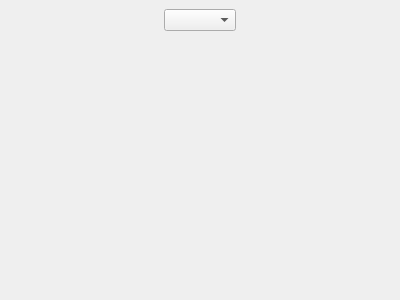
<ui version="4.0" >
 <author></author>
 <comment></comment>
 <exportmacro></exportmacro>
 <class>DialpadWidget</class>
 <widget class="QWidget" name="DialpadWidget" >
  <property name="geometry" >
   <rect>
    <x>0</x>
    <y>0</y>
    <width>400</width>
    <height>300</height>
   </rect>
  </property>
  <layout class="QVBoxLayout" >
   <property name="margin" >
    <number>9</number>
   </property>
   <property name="spacing" >
    <number>6</number>
   </property>
   <item>
    <widget class="QFrame" name="topFrame" >
     <layout class="QHBoxLayout" >
      <property name="margin" >
       <number>0</number>
      </property>
      <property name="spacing" >
       <number>6</number>
      </property>
      <item>
       <layout class="QHBoxLayout" >
        <property name="margin" >
         <number>0</number>
        </property>
        <property name="spacing" >
         <number>6</number>
        </property>
        <item>
         <spacer>
          <property name="orientation" >
           <enum>Qt::Horizontal</enum>
          </property>
          <property name="sizeHint" >
           <size>
            <width>127</width>
            <height>20</height>
           </size>
          </property>
         </spacer>
        </item>
        <item>
         <widget class="UpQComboBox" name="audioSmileysComboBox" />
        </item>
        <item>
         <spacer>
          <property name="orientation" >
           <enum>Qt::Horizontal</enum>
          </property>
          <property name="sizeHint" >
           <size>
            <width>127</width>
            <height>20</height>
           </size>
          </property>
         </spacer>
        </item>
       </layout>
      </item>
     </layout>
    </widget>
   </item>
   <item>
    <widget class="QStackedWidget" name="stackedWidget" >
     <property name="minimumSize" >
      <size>
       <width>150</width>
       <height>198</height>
      </size>
     </property>
     <property name="currentIndex" >
      <number>0</number>
     </property>
     <widget class="QWidget" name="classicDialpadPage" >
      <layout class="QVBoxLayout" >
       <property name="margin" >
        <number>0</number>
       </property>
       <property name="spacing" >
        <number>6</number>
       </property>
       <item>
        <layout class="QHBoxLayout" >
         <property name="margin" >
          <number>0</number>
         </property>
         <property name="spacing" >
          <number>6</number>
         </property>
         <item>
          <spacer>
           <property name="orientation" >
            <enum>Qt::Horizontal</enum>
           </property>
           <property name="sizeHint" >
            <size>
             <width>40</width>
             <height>20</height>
            </size>
           </property>
          </spacer>
         </item>
         <item>
          <layout class="QGridLayout" >
           <property name="margin" >
            <number>0</number>
           </property>
           <property name="spacing" >
            <number>0</number>
           </property>
           <item row="3" column="2" >
            <widget class="QToolButton" name="poundButton" >
             <property name="sizePolicy" >
              <sizepolicy>
               <hsizetype>0</hsizetype>
               <vsizetype>0</vsizetype>
               <horstretch>0</horstretch>
               <verstretch>0</verstretch>
              </sizepolicy>
             </property>
             <property name="icon" >
              <iconset resource="../../../resources/wengophone.qrc" >:/pics/dialpad/12_on.png</iconset>
             </property>
             <property name="iconSize" >
              <size>
               <width>50</width>
               <height>50</height>
              </size>
             </property>
             <property name="autoRaise" >
              <bool>true</bool>
             </property>
            </widget>
           </item>
           <item row="0" column="0" >
            <widget class="QToolButton" name="oneButton" >
             <property name="icon" >
              <iconset resource="../../../resources/wengophone.qrc" >:/pics/dialpad/1_on.png</iconset>
             </property>
             <property name="iconSize" >
              <size>
               <width>50</width>
               <height>50</height>
              </size>
             </property>
             <property name="autoRaise" >
              <bool>true</bool>
             </property>
            </widget>
           </item>
           <item row="3" column="0" >
            <widget class="QToolButton" name="starButton" >
             <property name="icon" >
              <iconset resource="../../../resources/wengophone.qrc" >:/pics/dialpad/10_on.png</iconset>
             </property>
             <property name="iconSize" >
              <size>
               <width>50</width>
               <height>50</height>
              </size>
             </property>
             <property name="autoRaise" >
              <bool>true</bool>
             </property>
            </widget>
           </item>
           <item row="2" column="0" >
            <widget class="QToolButton" name="sevenButton" >
             <property name="icon" >
              <iconset resource="../../../resources/wengophone.qrc" >:/pics/dialpad/7_on.png</iconset>
             </property>
             <property name="iconSize" >
              <size>
               <width>50</width>
               <height>50</height>
              </size>
             </property>
             <property name="autoRaise" >
              <bool>true</bool>
             </property>
            </widget>
           </item>
           <item row="0" column="1" >
            <widget class="QToolButton" name="twoButton" >
             <property name="icon" >
              <iconset resource="../../../resources/wengophone.qrc" >:/pics/dialpad/2_on.png</iconset>
             </property>
             <property name="iconSize" >
              <size>
               <width>50</width>
               <height>50</height>
              </size>
             </property>
             <property name="autoRaise" >
              <bool>true</bool>
             </property>
            </widget>
           </item>
           <item row="0" column="2" >
            <widget class="QToolButton" name="threeButton" >
             <property name="icon" >
              <iconset resource="../../../resources/wengophone.qrc" >:/pics/dialpad/3_on.png</iconset>
             </property>
             <property name="iconSize" >
              <size>
               <width>50</width>
               <height>50</height>
              </size>
             </property>
             <property name="autoRaise" >
              <bool>true</bool>
             </property>
            </widget>
           </item>
           <item row="1" column="2" >
            <widget class="QToolButton" name="sixButton" >
             <property name="icon" >
              <iconset resource="../../../resources/wengophone.qrc" >:/pics/dialpad/6_on.png</iconset>
             </property>
             <property name="iconSize" >
              <size>
               <width>50</width>
               <height>50</height>
              </size>
             </property>
             <property name="autoRaise" >
              <bool>true</bool>
             </property>
            </widget>
           </item>
           <item row="1" column="1" >
            <widget class="QToolButton" name="fiveButton" >
             <property name="icon" >
              <iconset resource="../../../resources/wengophone.qrc" >:/pics/dialpad/5_on.png</iconset>
             </property>
             <property name="iconSize" >
              <size>
               <width>50</width>
               <height>50</height>
              </size>
             </property>
             <property name="autoRaise" >
              <bool>true</bool>
             </property>
            </widget>
           </item>
           <item row="2" column="2" >
            <widget class="QToolButton" name="nineButton" >
             <property name="icon" >
              <iconset resource="../../../resources/wengophone.qrc" >:/pics/dialpad/9_on.png</iconset>
             </property>
             <property name="iconSize" >
              <size>
               <width>50</width>
               <height>50</height>
              </size>
             </property>
             <property name="autoRaise" >
              <bool>true</bool>
             </property>
            </widget>
           </item>
           <item row="1" column="0" >
            <widget class="QToolButton" name="fourButton" >
             <property name="icon" >
              <iconset resource="../../../resources/wengophone.qrc" >:/pics/dialpad/4_on.png</iconset>
             </property>
             <property name="iconSize" >
              <size>
               <width>50</width>
               <height>50</height>
              </size>
             </property>
             <property name="autoRaise" >
              <bool>true</bool>
             </property>
            </widget>
           </item>
           <item row="3" column="1" >
            <widget class="QToolButton" name="zeroButton" >
             <property name="icon" >
              <iconset resource="../../../resources/wengophone.qrc" >:/pics/dialpad/11_on.png</iconset>
             </property>
             <property name="iconSize" >
              <size>
               <width>50</width>
               <height>50</height>
              </size>
             </property>
             <property name="autoRaise" >
              <bool>true</bool>
             </property>
            </widget>
           </item>
           <item row="2" column="1" >
            <widget class="QToolButton" name="eightButton" >
             <property name="icon" >
              <iconset resource="../../../resources/wengophone.qrc" >:/pics/dialpad/8_on.png</iconset>
             </property>
             <property name="iconSize" >
              <size>
               <width>50</width>
               <height>50</height>
              </size>
             </property>
             <property name="autoRaise" >
              <bool>true</bool>
             </property>
            </widget>
           </item>
          </layout>
         </item>
         <item>
          <spacer>
           <property name="orientation" >
            <enum>Qt::Horizontal</enum>
           </property>
           <property name="sizeHint" >
            <size>
             <width>40</width>
             <height>20</height>
            </size>
           </property>
          </spacer>
         </item>
        </layout>
       </item>
       <item>
        <spacer>
         <property name="orientation" >
          <enum>Qt::Vertical</enum>
         </property>
         <property name="sizeHint" >
          <size>
           <width>20</width>
           <height>0</height>
          </size>
         </property>
        </spacer>
       </item>
      </layout>
     </widget>
     <widget class="QWidget" name="svgDialpadPage" >
      <layout class="QVBoxLayout" >
       <property name="margin" >
        <number>0</number>
       </property>
       <property name="spacing" >
        <number>6</number>
       </property>
       <item>
        <widget class="QtSVGDialpad" name="qtSVGDialpad" >
         <property name="sizePolicy" >
          <sizepolicy>
           <hsizetype>13</hsizetype>
           <vsizetype>7</vsizetype>
           <horstretch>0</horstretch>
           <verstretch>0</verstretch>
          </sizepolicy>
         </property>
        </widget>
       </item>
       <item>
        <widget class="QLabel" name="label_2" >
         <property name="text" >
          <string>Click on the various color changing items to send sounds to your interlocutor.</string>
         </property>
         <property name="alignment" >
          <set>Qt::AlignCenter</set>
         </property>
         <property name="wordWrap" >
          <bool>true</bool>
         </property>
        </widget>
       </item>
      </layout>
     </widget>
    </widget>
   </item>
  </layout>
 </widget>
 <pixmapfunction></pixmapfunction>
 <customwidgets>
  <customwidget>
   <class>UpQComboBox</class>
   <extends>QComboBox</extends>
   <header>qtutil/UpQComboBox.h</header>
   <container>0</container>
   <pixmap></pixmap>
  </customwidget>
  <customwidget>
   <class>QtSVGDialpad</class>
   <extends>QFrame</extends>
   <header>QtSVGDialpad.h</header>
   <container>0</container>
   <pixmap></pixmap>
  </customwidget>
 </customwidgets>
 <resources>
  <include location="../../../resources/wengophone.qrc" />
 </resources>
 <connections/>
</ui>
